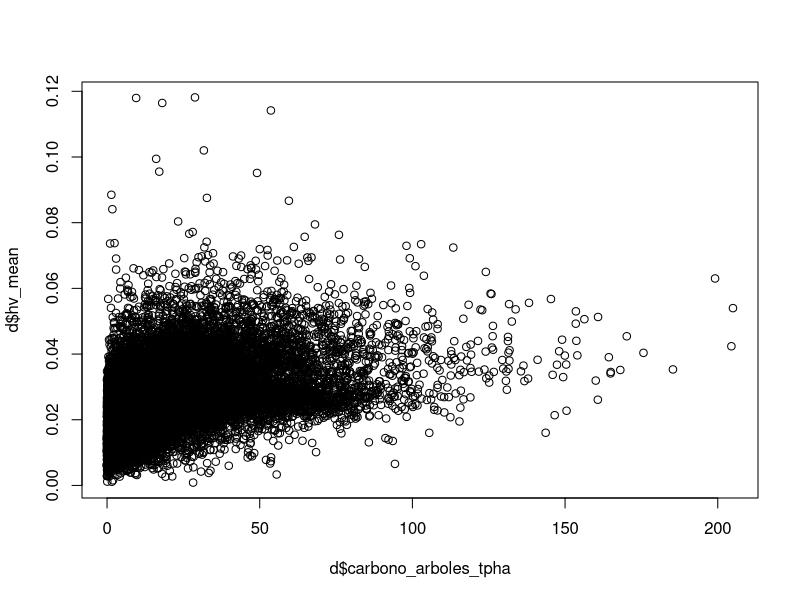
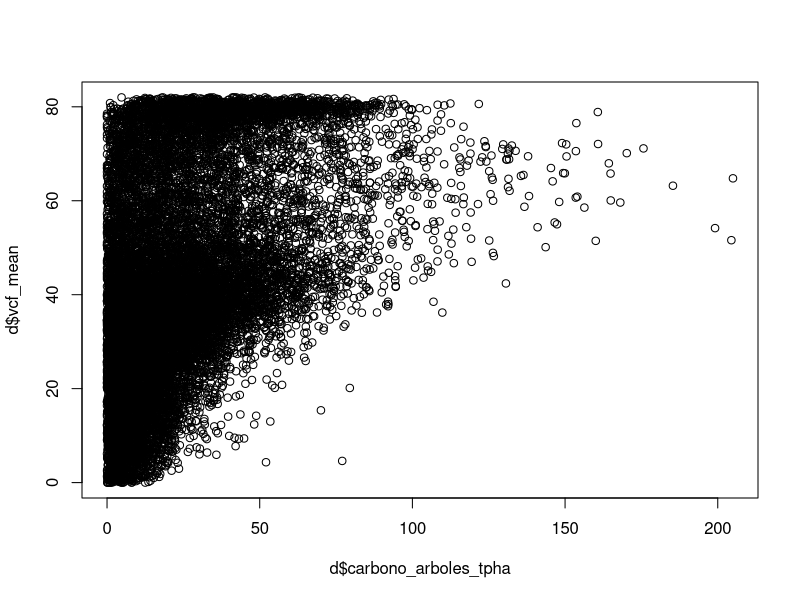
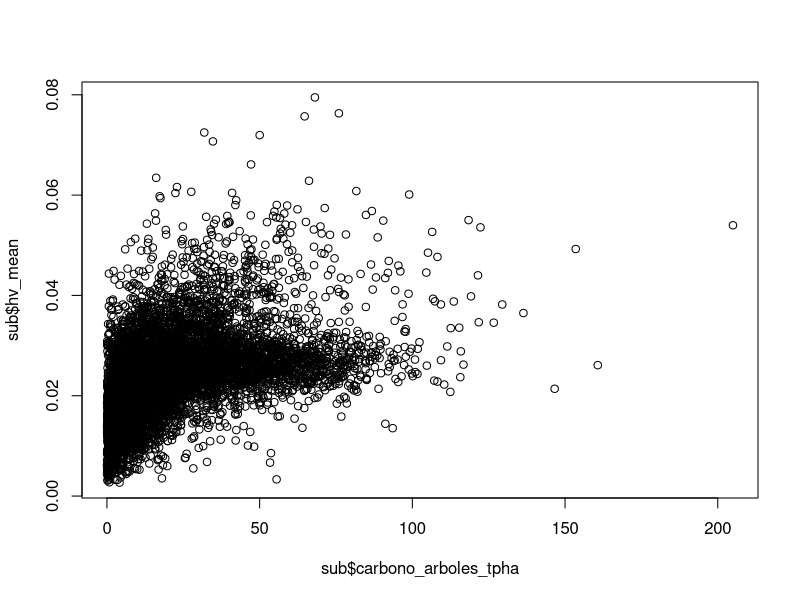
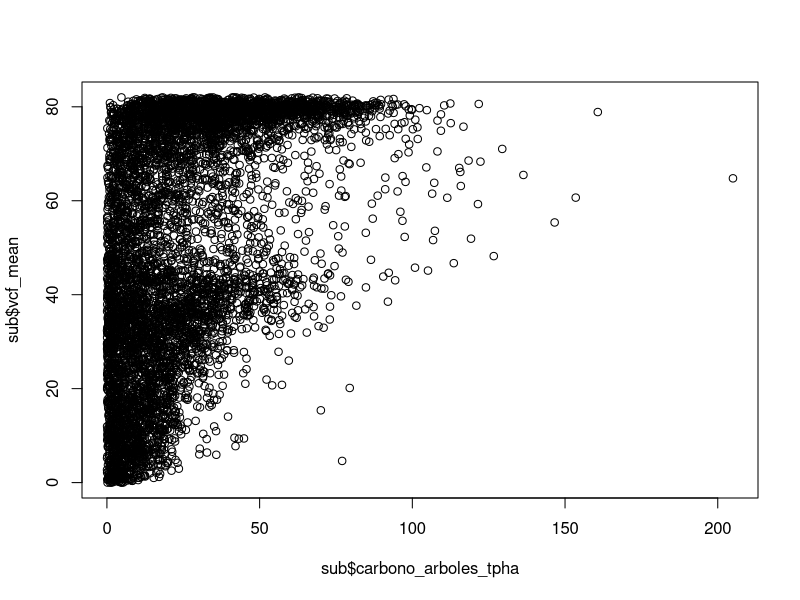
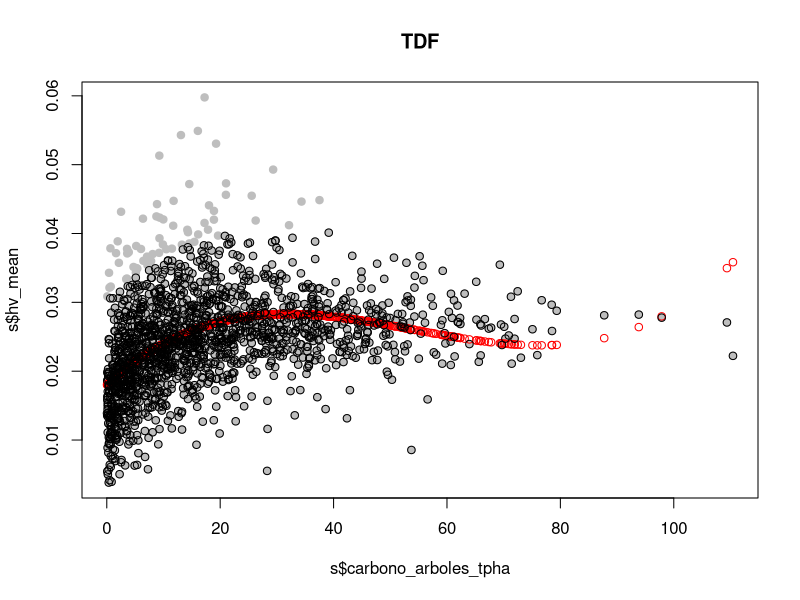
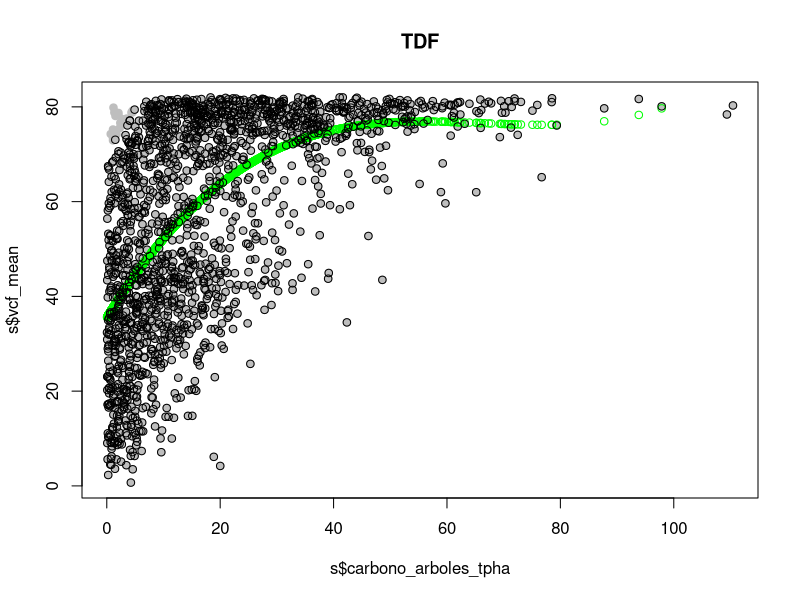
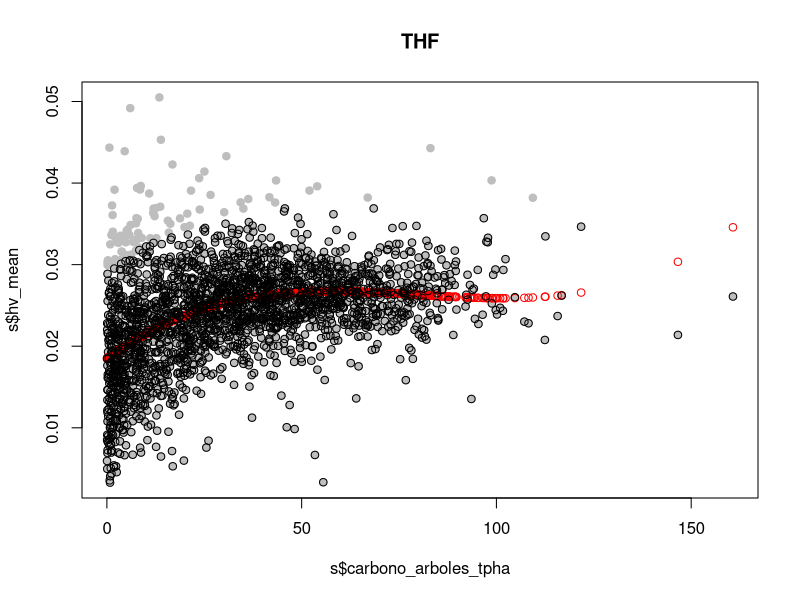
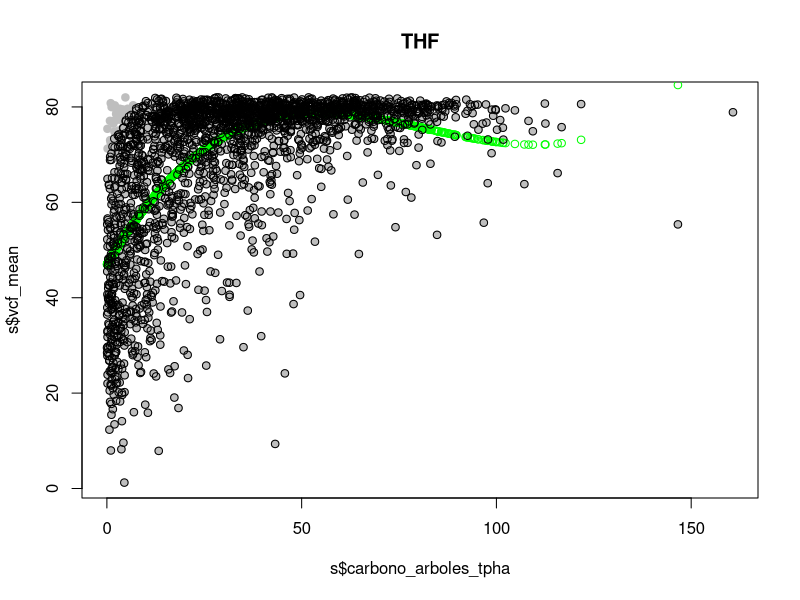

These figures' R source, in order: (Note: this script raises an error after producing the figures.)
#############################################################################
# The code below will pull the data from a database if you have that set up.
# Otherwise, use the read_csv function below.
#library(RPostgreSQL)
#con <- dbConnect(drv="PostgreSQL", host="database_host", user="database_user", dbname="database_name")
#query <- "SELECT z.folio, z.carbono_arboles_tpha, z.date_distance, z.measurement_date, o.id_vegetac AS veg_type_id, o.vegetacion AS veg_type, CASE WHEN o.vegetacion IN ('Bosque de abies', 'Bosque de ayarin', 'Bosque de cedro', 'Bosque de pino', 'Bosque de tascate') THEN 'CF' WHEN o.vegetacion IN ('Bosque de encino', 'Bosque de galerÝa') THEN 'BF' WHEN o.vegetacion IN ('Bosque de encino-pino', 'Bosque de pino-encino') THEN 'CBF' WHEN o.vegetacion = 'Manglar' THEN 'MG' WHEN o.vegetacion IN ('Bosque mesofilo de monta±a', 'Selva alta perennifolia', 'Selva alta subperennifolia', 'Selva baja perennifolia', 'Selva baja subperennifolia', 'Selva mediana subperennifolia') THEN 'THF' WHEN o.vegetacion IN ('Selva baja caducifolia', 'Selva baja espinosa', 'Selva baja subcaducifolia', 'Selva mediana caducifolia', 'Selva mediana subcaducifolia') THEN 'TDF' ELSE 'ERROR' END AS type_code, o.ecosistema AS ecosystem, AVG(s.num_pixels) AS num_pixels, AVG(s.num_masked_pixels) AS num_masked_pixels, AVG(s.elev_mean) AS elev_mean, AVG(s.slope_mean) AS slope_mean, AVG(s.vcf_mean) AS vcf_mean, AVG(hh_mean) AS hh_mean, AVG(hv_mean) AS hv_mean, AVG(lsmask_mean) AS lsmask_mean, MIN(lsmask_min) AS lsmask_min, MAX(lsmask_max) AS lsmask_max, COUNT(alos_id) AS num_images FROM (SELECT b.folio, SUM(b.carbono_arboles) / 0.1598925 AS carbono_arboles_tpha, y.date_distance, MIN(b.levantamiento_fecha_ejecucion) AS measurement_date  FROM (SELECT folio, CASE WHEN MIN(date_distance) + MAX(date_distance) = 0 THEN MIN(date_distance) WHEN MIN(date_distance) + MAX(date_distance) > 0 THEN MIN(date_distance) ELSE MAX(date_distance) END AS date_distance FROM (SELECT folio, days_from_alos AS date_distance, COUNT(sitio) AS plot_count FROM mexico_biomass_plots_filtered WHERE NOT carbono_arboles IS NULL AND NOT levantamiento_fecha_ejecucion IS NULL AND folio IN (SELECT folio FROM mexico_biomass_plots_old) AND NOT tipificacion IN ('Inaccesible (pendiente)', 'Inaccesible (social)', 'Vacio', 'Planeado') GROUP BY folio, days_from_alos HAVING COUNT(sitio) = 4 ORDER BY folio) AS x GROUP BY folio) AS y INNER JOIN mexico_biomass_plots_filtered b ON b.folio=y.folio AND b.days_from_alos=y.date_distance GROUP BY b.folio, y.date_distance) AS z INNER JOIN mexico_biomass_plots_old o ON z.folio=o.folio INNER JOIN mexico_biomass_plots_model_statistics s ON z.folio=s.folio GROUP BY z.folio, z.carbono_arboles_tpha, z.date_distance, z.measurement_date, o.id_vegetac, o.vegetacion, o.ecosistema;"
#d <- dbGetQuery(con, query)
#############################################################################

library(randomForest)
library(sampling)
# Set your working directory and read the training data csv
setwd('/Users/jbishop/Documents/Projects/858_MREDD/Workshops/201506_Biomass_CONAFOR/mexico_biomass_modeling')
d <- read.csv('workshop_training_data.csv')


# Take a look at the relationships
plot(d$carbono_arboles_tpha, d$hv_mean)
plot(d$carbono_arboles_tpha, d$vcf_mean)

## Data Filtering
# Remove plots with steep slopes
sub <- subset(d, slope_mean < 15) # degrees (or 15%)
# Remove plots with layover/shadow
sub <- subset(sub, lsmask_mean = 0)
# Remove plots with 0 carbon
sub <- subset(sub, carbono_arboles_tpha != 0)
# Remove plots where VCF data didn't cover the whole plot (cloud, shadow, water, etc)
sub <- subset(sub, sub$num_pixels == sub$num_masked_pixels)

# Take a look at the relationships
plot(sub$carbono_arboles_tpha, sub$hv_mean)
plot(sub$carbono_arboles_tpha, sub$vcf_mean)


# Remove the outliers
# Create a vector to hold the folios that will be removed
f <- vector()
for (i in unique(sub$type_code)){
  s <- subset(sub, type_code == i)
  plot(s$carbono_arboles_tpha, s$hv_mean, main=i, pch=19, col='grey')
  m.hv <- lm(s$hv_mean ~ poly(s$carbono_arboles_tpha, 3))
  s$pred_hv_mean <- predict(m.hv, poly(s$carbono_arboles_tpha, 3))
  points(s$carbono_arboles_tpha, s$pred_hv_mean, col='red')
  s$residual_hv <- resid(m.hv)
  hv.std_dev <- sd(s$residual_hv)
  s$remove_hv <- ifelse(s$residual_hv > 2 * hv.std_dev, TRUE, FALSE)
  points(s$carbono_arboles_tpha[s$remove_hv != TRUE], s$hv_mean[s$remove_hv != TRUE], pch=21)
  plot(s$carbono_arboles_tpha, s$vcf_mean, main=i, pch=19, col='grey')
  m.vcf <- lm(s$vcf_mean ~ poly(s$carbono_arboles_tpha, 3))
  s$pred_vcf_mean <- predict(m.vcf, poly(s$carbono_arboles_tpha, 3))
  points(s$carbono_arboles_tpha, s$pred_vcf_mean, col='green')
  s$residual_vcf <- resid(m.vcf)
  vcf.std_dev <- sd(s$residual_vcf)
  s$remove_vcf <- ifelse(s$residual_vcf > 2 * vcf.std_dev, TRUE, FALSE)
  points(s$carbono_arboles_tpha[s$remove_vcf != TRUE], s$vcf_mean[s$remove_vcf != TRUE], pch=21)
  f <- c(f, s$folio[s$remove_hv == TRUE | s$remove_vcf == TRUE])
}

sub <- subset(sub, ! folio %in% f)

plot(sub$carbono_arboles_tpha, sub$hv_mean)
plot(sub$carbono_arboles_tpha, sub$vcf_mean)

# Split out testing and training
# Define carbon classes in 10 t/ha increments (rounding up to nearest 10)
roundUp <- function(x,to=10) to*(x%/%to + as.logical(x%%to))
maxC <- roundUp(max(sub$carbono_arboles_tpha))
c.classes <- seq(from=0, to=maxC, by=10)

# For each class, assign field plots based on C value
for (class in 1:(length(c.classes)-1)) {
  sub$claseCarbona[sub$carbono_arboles_tpha >= c.classes[class] & sub$carbono_arboles_tpha < c.classes[class+1]] <- class*10
}

# Now combine type_code and claseCarbona into one field for ease of stratification (is this ok to do??)
sub$grp <- paste(sub$type_code, sub$claseCarbona, sep="_")

stratified = function(df, group, size) {
  #  USE: * Specify your data frame and grouping variable (as column 
  #         name) as the first two arguments.
  #       * Decide on your sample size. For a sample proportional to the
  #         population, enter "size" as a decimal. For an equal number 
  #         of samples from each group, enter "size" as a whole number.
  #
  #  Example 1: Sample 10% of each group from a data frame named "z",
  #             where the grouping variable column name is "nameGrpCol", use:
  # 
  #                 > stratified(z, "nameGrpCol", .1)
  #
  #  Example 2: Sample 5 observations from each group from a data frame
  #             named "z"; grouping variable column name is "nameGrpCol", use:
  #
  #                 > stratified(z, "nameGrpCol", 5)
  #
  require(sampling)
  
  # column # for group
  group <- which(names(df) %in% group, arr.ind = T)
  temp = df[order(df[group]),]
  # Calc # of samples per group
  if (size < 1) {
    nsamp = ceiling(table(temp[group]) * size)
  } else if (size >= 1) {
    nsamp = rep(size, times=length(table(temp[group])))
  }  
  # Select sample
  strat = strata(temp, stratanames = names(temp[group]), 
                 size = as.vector(nsamp), method = "srswor")
  (dsample = getdata(temp, strat))
}

# Order sub first, even though it's done in the stratified function
set.seed(5)
#sub.ord <- sub[order(sub$grp),]
sub.train <- stratified(sub, "grp", 0.8)
sub.val <- sub[(row.names(sub) %in% row.names(sub.train))==F,]

attach(sub.val)
val.stk <- data.frame(hh_mean, hv_mean, vcf_mean, elev_mean)
detach(sub.val)

attach(sub.train)
stack <- data.frame(hh_mean, hv_mean, vcf_mean, elev_mean)
rf <- randomForest(carbono_arboles_tpha ~ ., data=stack, ntree=200, xtest=val.stk, ytest=sub.val$carbono_arboles_tpha, importance = T, keep.forest = TRUE)
detach(sub.train)

save('rf', file='workshop_model.RData')

varImpPlot(rf, type=1)

# Some model evaluation
n.mod <- length(sub.train$carbono_arboles_tpha)
r2.mod <- round(1 - sum((sub.train$carbono_arboles_tpha - rf$predicted)^2)/sum((sub.train$carbono_arboles_tpha - mean(sub.train$carbono_arboles_tpha))^2), digits=2)
adj.r2.mod <- round(1 - (1 - r2.mod)*(n.mod - 1)/ (n.mod - ncol(stack) - 1), digits=2)
rmse.mod <- round(sqrt(sum((sub.train$carbono_arboles_tpha-rf$predicted)^2)/n.mod), digits=2)

# Same stats for validation data set
n.val <- length(sub.val$carbono_arboles_tpha)
r2.val <- round(1 - sum((sub.val$carbono_arboles_tpha - rf$test$predicted)^2)/sum((sub.val$carbono_arboles_tpha - mean(sub.val$carbono_arboles_tpha))^2), digits=2)
adj.r2.val <- round(1 - (1 - r2.val)*(n.val - 1)/ (n.val - ncol(val.stk) - 1), digits=2)
rmse.val <- round(sqrt(sum((sub.val$carbono_arboles_tpha-rf$test$predicted)^2)/n.val), digits=2)
